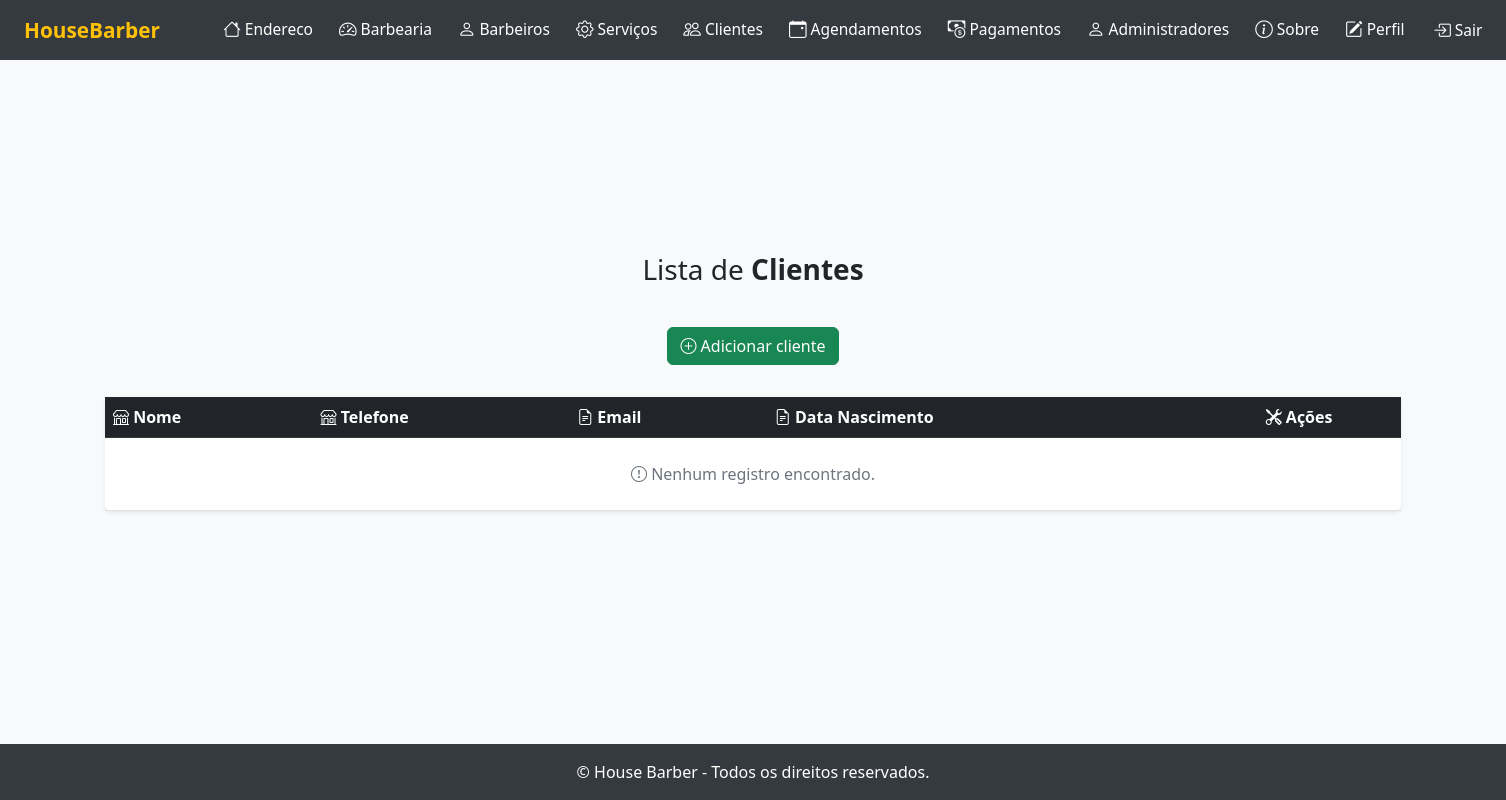
The page /listar/clientes/ (signed in) on the database as committed earlier.
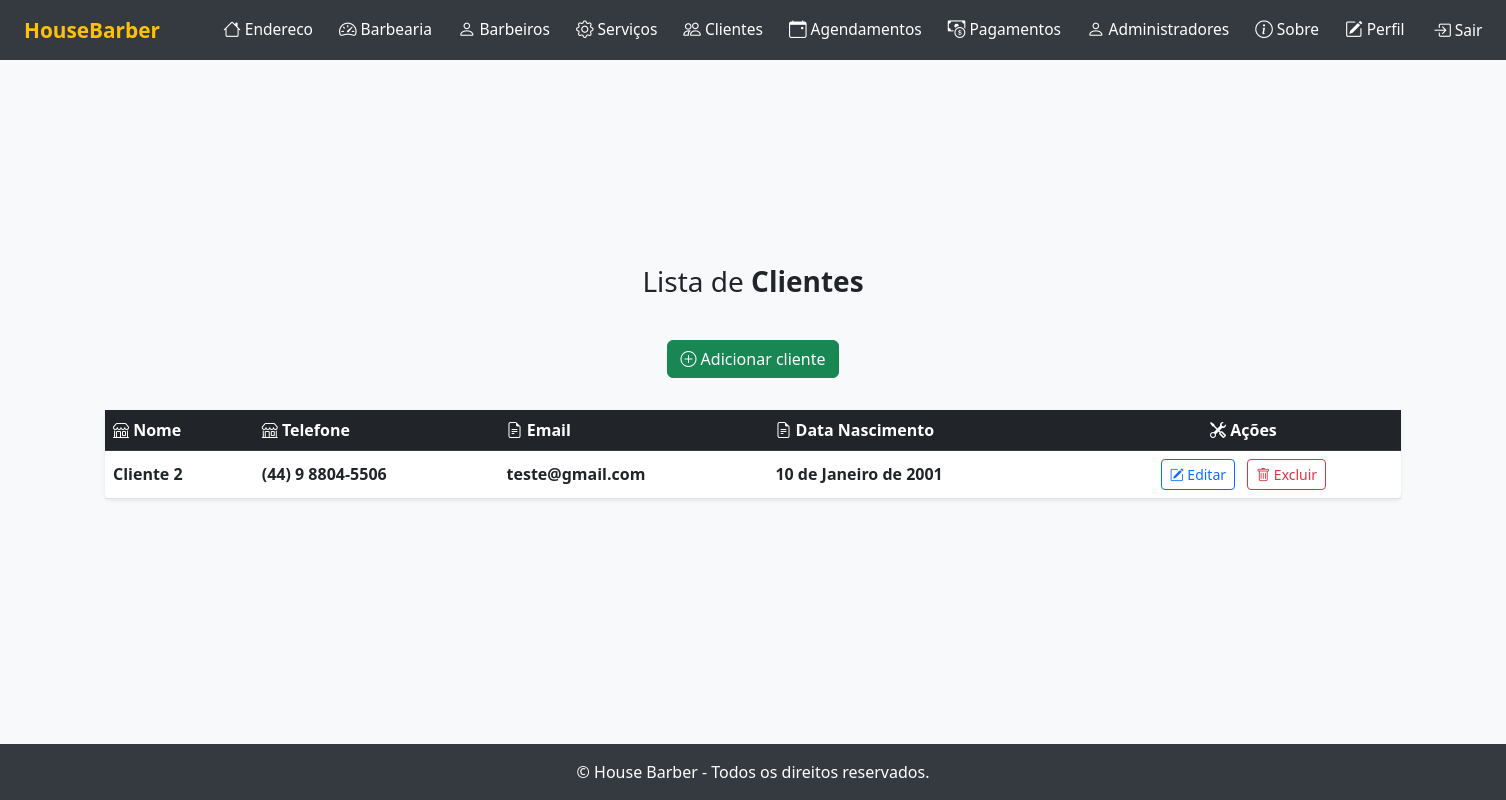
The same page on the database as committed later.
### cadastros/models.py (models this page shows, shortened)
class Cliente(models.Model):
    nome = models.CharField(max_length=255, help_text="Nome do cliente")
    telefone = models.CharField(max_length=20, help_text="Telefone do cliente")
    email = models.EmailField(help_text="E-mail do cliente")
    data_nascimento = models.DateField(help_text="Data de nascimento do cliente")
    created_at = models.DateTimeField(auto_now_add=True, help_text="Data de cadastro do cliente")
    usuario = models.ForeignKey(User, on_delete=models.CASCADE, related_name='cliente_usuario', help_text="Usuário responsável pelo cliente")

### cadastros/views.py (the view)
# urls.py: path('listar/clientes/', ClienteListView.as_view(), name='cliente-lista'),
class ClienteListView(LoginRequiredMixin, ListView):
    login_url = reverse_lazy('login')
    model = Cliente
    template_name = 'listas/cliente.html'
    context_object_name = 'clientes'
    def get_queryset(self):
        return Cliente.objects.filter(usuario=self.request.user)

### cadastros/templates/listas/cliente.html (shortened to what this page needs)
{% extends "paginas/modelo.html" %}
{% block conteudo %}
<h3>
    Lista de <b>Clientes</b>
</h3>
<div class="d-flex justify-content-center mb-3">
    <a class="btn btn-success mb-3" href="{% url 'cadastrar-cliente' %}">
        <i class="bi bi-plus-circle"></i> Adicionar cliente
    </a>
</div>
<table id="table-lista" class="table table-hover align-middle shadow-sm rounded bg-white">
    <thead class="table-dark">
        <tr>
            <th scope="col"><i class="bi bi-shop"></i> Nome</th>
            <th scope="col"><i class="bi bi-shop"></i> Telefone</th>
            <th scope="col"><i class="bi bi-file-earmark-text"></i> Email</th>
            <th scope="col"><i class="bi bi-file-earmark-text"></i> Data Nascimento</th>
            <th scope="col" class="text-center"><i class="bi bi-tools"></i> Ações</th>
        </tr>
    </thead>
    <tbody>
        {% for object in object_list %}
            <tr>
                <td class="fw-semibold">{{ object.nome }}</td>
                <td class="fw-semibold">{{ object.telefone }}</td>
                <td class="fw-semibold">{{ object.email }}</td>
                <td class="fw-semibold">{{ object.data_nascimento }}</td>
                <td class="text-center">
                    <a class="btn btn-outline-primary btn-sm me-2" href="{% url 'editar-cliente' object.pk  %}">
                        <i class="bi bi-pencil-square"></i> Editar
                    </a>
                    <a class="btn btn-outline-danger btn-sm" href="{% url 'excluir-cliente' object.pk  %}">
                        <i class="bi bi-trash"></i> Excluir
                    </a>
                </td>
            </tr>
        {% empty %}
            <tr>
                <td colspan="5" class="text-center text-muted py-4">
                    <i class="bi bi-exclamation-circle"></i> Nenhum registro encontrado.
                </td>
            </tr>
        {% endfor %}
    </tbody>
</table>
{% endblock %}
{% block scripts %}
<link href="https://cdn.datatables.net/v/bs5/dt-2.1.8/datatables.min.css" rel="stylesheet">
{% endblock scripts %}

Rows that differ between the two databases and show on the page:
added Cliente: nome "Cliente 2", telefone "(44) 9 8804-5506", email "teste@gmail.com", data_nascimento "10 de Janeiro de 2001"
Other text that changed with them:
text no longer shown: "Nenhum registro encontrado."
